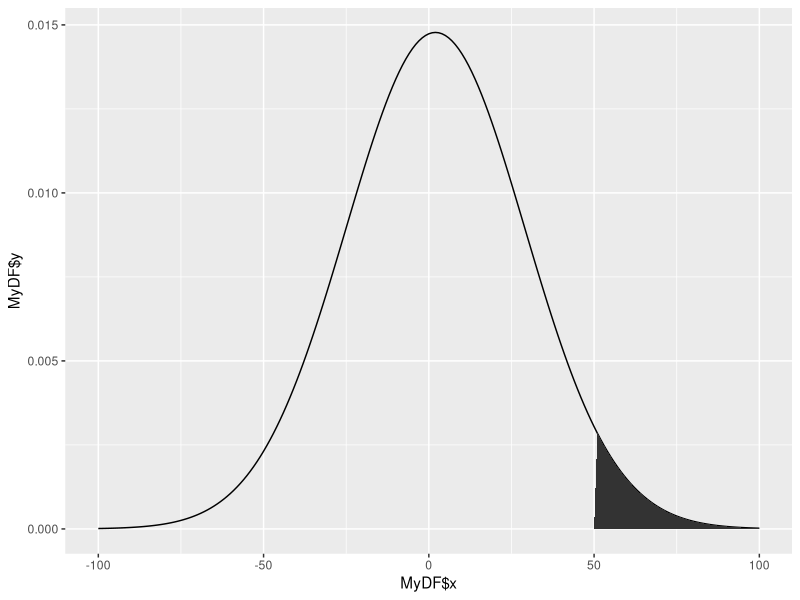
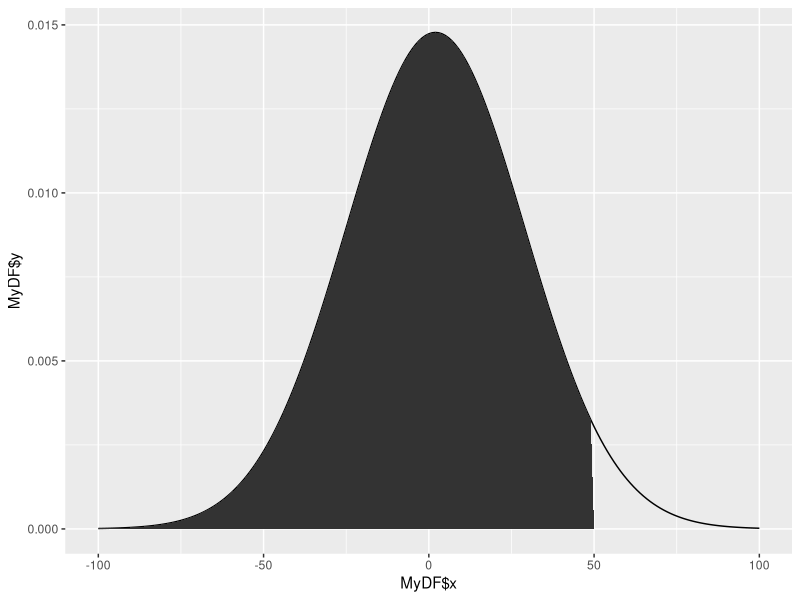

The R script that drew these images, in order:
library(ggplot2)

mu = 2
szigma = 27

Ertekek <- seq(-100, 100)
Gyakorisag <- dnorm(Ertekek, mean = mu, sd = szigma)

MyDF<-data.frame(x=Ertekek,y=Gyakorisag)
p<-qplot(x=MyDF$x,y=MyDF$y,geom="line") 

shade <- rbind(c(50,0), subset(MyDF, x > 50), c(MyDF[nrow(MyDF), "x"], 0))

p + geom_polygon(data = shade, aes(x, y))


p<-qplot(x=MyDF$x,y=MyDF$y,geom="line") 

shade <- rbind(c(MyDF[1, "x"], 0), subset(MyDF, x < 50), c(50,0))

p + geom_polygon(data = shade, aes(x, y))
